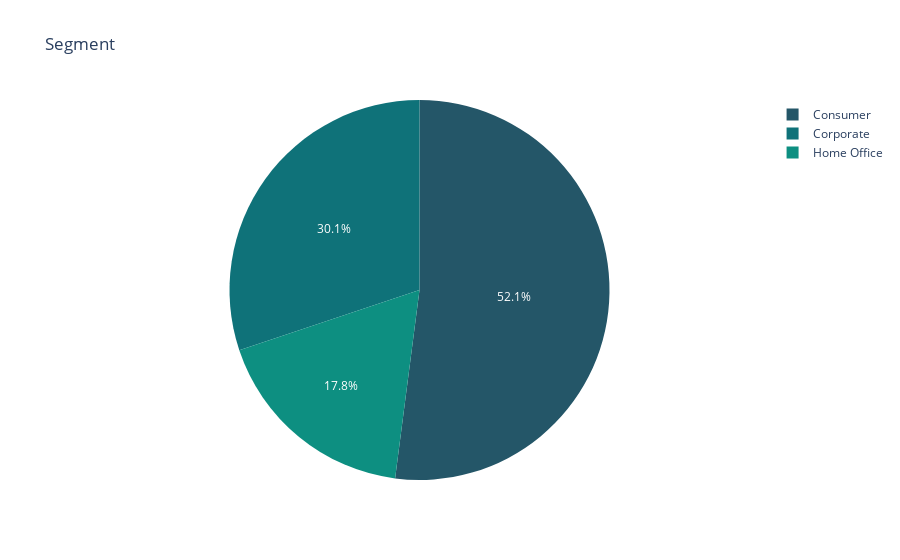

Notebook code cell kept with this figure:
### Code cell
fig = px.pie(df,names='Segment',title='Segment',values=np.ones(df.shape[0])
             ,color_discrete_sequence=px.colors.sequential.Aggrnyl)
fig.show()

### Figure 1 — Plotly figure (JSON) as saved in the notebook; plotly's stock layout.template omitted (floating-point values rounded to 4 significant figures; data arrays with more than 128 entries replaced by an {"elided": "..."} marker saying what was removed)
{"data": [{"domain": {"x": [0, 1], "y": [0, 1]}, "hovertemplate": "Segment=%{label}<br>value=%{value}<extra></extra>", "labels": {"elided": "9800 str values"}, "legendgroup": "", "name": "", "showlegend": true, "type": "pie", "values": {"elided": "9800 int values"}}], "layout": {"legend": {"tracegroupgap": 0}, "piecolorway": ["rgb(36, 86, 104)", "rgb(15, 114, 121)", "rgb(13, 143, 129)", "rgb(57, 171, 126)", "rgb(110, 197, 116)", "rgb(169, 220, 103)", "rgb(237, 239, 93)"], "title": {"text": "Segment"}}}
